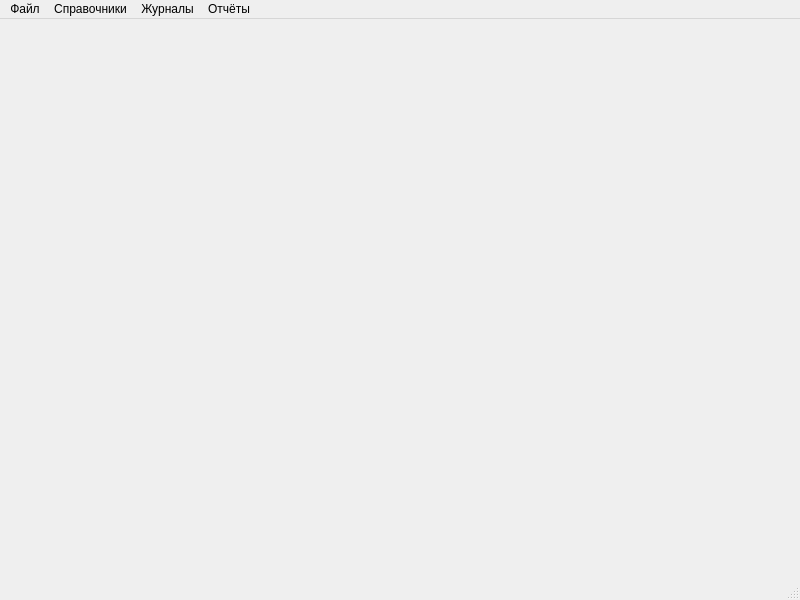
<?xml version="1.0" encoding="UTF-8"?>
<ui version="4.0">
 <class>MainWindow</class>
 <widget class="QMainWindow" name="MainWindow">
  <property name="geometry">
   <rect>
    <x>0</x>
    <y>0</y>
    <width>800</width>
    <height>600</height>
   </rect>
  </property>
  <property name="windowTitle">
   <string>Counter</string>
  </property>
  <widget class="QWidget" name="centralwidget"/>
  <widget class="QMenuBar" name="menubar">
   <property name="geometry">
    <rect>
     <x>0</x>
     <y>0</y>
     <width>800</width>
     <height>26</height>
    </rect>
   </property>
   <widget class="QMenu" name="menu">
    <property name="title">
     <string>Файл</string>
    </property>
    <addaction name="action"/>
   </widget>
   <widget class="QMenu" name="menu_2">
    <property name="title">
     <string>Справочники</string>
    </property>
    <addaction name="select_company"/>
    <addaction name="select_counterparties"/>
    <addaction name="select_service"/>
   </widget>
   <widget class="QMenu" name="menu_3">
    <property name="title">
     <string>Журналы</string>
    </property>
    <addaction name="journal_income_consumption"/>
    <addaction name="journal_invoicing"/>
    <addaction name="journal_acts"/>
   </widget>
   <widget class="QMenu" name="menu_4">
    <property name="title">
     <string>Отчёты</string>
    </property>
   </widget>
   <addaction name="menu"/>
   <addaction name="menu_2"/>
   <addaction name="menu_3"/>
   <addaction name="menu_4"/>
  </widget>
  <widget class="QStatusBar" name="statusbar"/>
  <action name="action">
   <property name="text">
    <string>Выйти</string>
   </property>
  </action>
  <action name="select_company">
   <property name="text">
    <string>Организация</string>
   </property>
  </action>
  <action name="select_counterparties">
   <property name="text">
    <string>Контрагенты</string>
   </property>
  </action>
  <action name="journal_income_consumption">
   <property name="text">
    <string>Журнал доходов и расходов</string>
   </property>
  </action>
  <action name="select_service">
   <property name="text">
    <string>Товары, услуги</string>
   </property>
  </action>
  <action name="journal_invoicing">
   <property name="text">
    <string>Журнал выставленные счета</string>
   </property>
  </action>
  <action name="journal_acts">
   <property name="text">
    <string>Журнал выставленные акты</string>
   </property>
  </action>
 </widget>
 <resources/>
 <connections/>
</ui>
